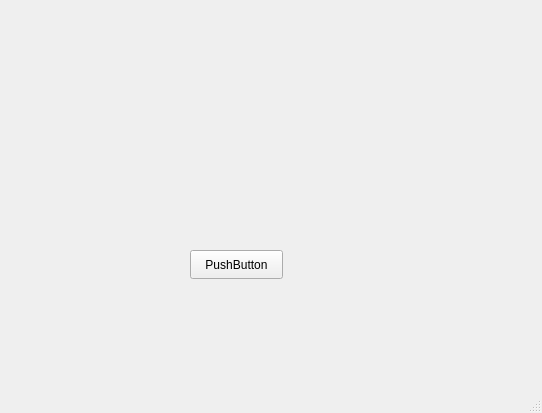
<?xml version="1.0" encoding="UTF-8"?>
<ui version="4.0">
 <class>MainWindow</class>
 <widget class="QMainWindow" name="MainWindow">
  <property name="geometry">
   <rect>
    <x>0</x>
    <y>0</y>
    <width>542</width>
    <height>413</height>
   </rect>
  </property>
  <property name="windowTitle">
   <string>MainWindow</string>
  </property>
  <widget class="QWidget" name="centralwidget">
   <widget class="QPushButton" name="pushButton">
    <property name="geometry">
     <rect>
      <x>190</x>
      <y>250</y>
      <width>93</width>
      <height>29</height>
     </rect>
    </property>
    <property name="text">
     <string>PushButton</string>
    </property>
   </widget>
  </widget>
  <widget class="QMenuBar" name="menubar">
   <property name="geometry">
    <rect>
     <x>0</x>
     <y>0</y>
     <width>542</width>
     <height>26</height>
    </rect>
   </property>
  </widget>
  <widget class="QStatusBar" name="statusbar"/>
 </widget>
 <resources/>
 <connections/>
</ui>
